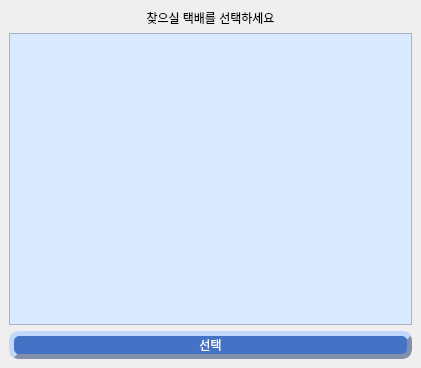
<?xml version="1.0" encoding="UTF-8"?>
<ui version="4.0">
 <class>Select_parcel</class>
 <widget class="QMainWindow" name="Select_parcel">
  <property name="geometry">
   <rect>
    <x>0</x>
    <y>0</y>
    <width>421</width>
    <height>368</height>
   </rect>
  </property>
  <property name="windowTitle">
   <string>MainWindow</string>
  </property>
  <widget class="QWidget" name="centralwidget">
   <layout class="QGridLayout" name="gridLayout">
    <item row="0" column="0">
     <layout class="QVBoxLayout" name="verticalLayout">
      <item>
       <widget class="QLabel" name="Guide_label">
        <property name="styleSheet">
         <string notr="true">font: 14pt &quot;배달의민족 주아&quot;;</string>
        </property>
        <property name="text">
         <string>&lt;html&gt;&lt;head/&gt;&lt;body&gt;&lt;p align=&quot;center&quot;&gt;찾으실 택배를 선택하세요&lt;/p&gt;&lt;/body&gt;&lt;/html&gt;</string>
        </property>
       </widget>
      </item>
      <item>
       <widget class="QListWidget" name="listWidget">
        <property name="styleSheet">
         <string notr="true">background-color: rgb(0, 170, 255);
font: 13pt &quot;배달의민족 주아&quot;;
background-color: rgb(217, 233, 255);</string>
        </property>
       </widget>
      </item>
      <item>
       <widget class="QPushButton" name="Select_pushButton">
        <property name="styleSheet">
         <string notr="true">background-color : rgb(68, 114, 196);
border-style : outset;
border-width : 5px;
border-radius : 10px;
border-color : rgb(129, 143, 168);
font: 15pt &quot;배달의민족 주아&quot;;
color: rgb(255, 255, 255);</string>
        </property>
        <property name="text">
         <string>선택</string>
        </property>
       </widget>
      </item>
     </layout>
    </item>
   </layout>
  </widget>
  <widget class="QMenuBar" name="menubar">
   <property name="geometry">
    <rect>
     <x>0</x>
     <y>0</y>
     <width>421</width>
     <height>21</height>
    </rect>
   </property>
  </widget>
 </widget>
 <resources/>
 <connections/>
</ui>
